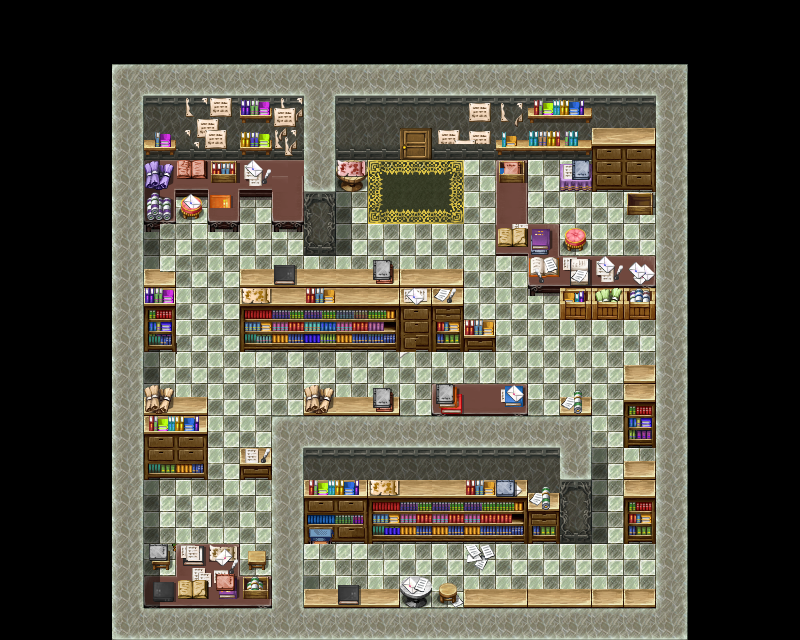

Tiled map render using the project's own tile images. Description and the map definition, with tile-layer contents summarised, below:
An orthogonal 50x40 tile map with 16x16 px tiles, 1 tile layer (Calque de Tile 1).

<map version="1.2" tiledversion="1.2.2" orientation="orthogonal" renderorder="right-down" width="50" height="40" tilewidth="16" tileheight="16" infinite="0" nextlayerid="2" nextobjectid="1">
 <tileset firstgid="1" source="../../../Jeu/resources/tuiles/libraryedits.tsx" />
 <layer id="1" name="Calque de Tile 1" width="50" height="40">
  <data>[2000 cells, 1296 non-empty, 1186 distinct tile ids]</data>
 </layer>
</map>